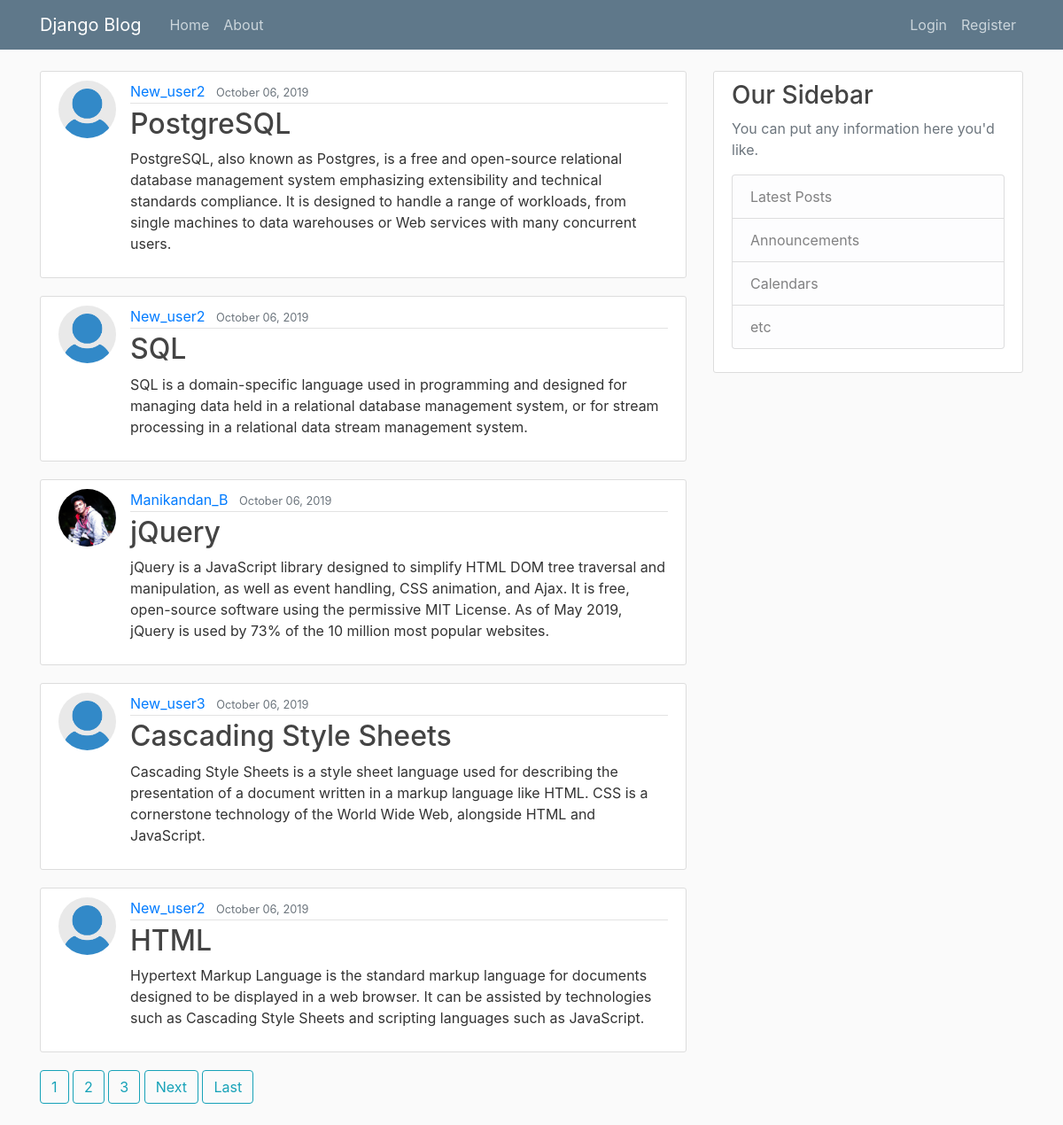
The page / on the database its author committed.
### blog/models.py (models this page shows, shortened)
class Post(models.Model):
    title = models.CharField(max_length=100)
    content = models.TextField()
    date_posted = models.DateTimeField(default = timezone.now)
    author = models.ForeignKey(User, on_delete=models.CASCADE)

### users/models.py (models this page shows, shortened)
class Profile(models.Model):
    user = models.OneToOneField(User, on_delete=models.CASCADE)
    image = models.ImageField(default = 'default.jpg', upload_to='profile_pics')

### blog/views.py (the view)
# urls.py: path('',PostListView.as_view(), name='blog-home'),
class PostListView(ListView):
    model = Post
    template_name = 'blog/home.html'
    context_object_name = 'posts'
    ordering = ['-date_posted']
    paginate_by = 5

### blog/templates/blog/home.html (shortened to what this page needs)
{% extends "blog/base.html" %}
{% block content %}
        {% for post in posts %}
        <article class="media content-section">
            <img class="rounded-circle article-img" src="{{ post.author.profile.image.url }}">
            <div class="media-body">
                <div class="article-metadata">
                    <a class="mr-2" href="{% url 'user-posts' post.author.username %}">{{ post.author }}</a>
                    <small class="text-muted">{{ post.date_posted|date:"F d, Y" }}</small>
                </div>
                  <h2><a class="article-title" href="{% url 'post-detail' post.id %}">{{ post.title }}</a></h2>
                  <p class="article-content">{{ post.content }}</p>
            </div>
        </article>
        {%endfor%}
        {% if is_paginated %}
            {% for num in page_obj.paginator.page_range %}
                {% if page_obj == num %}
                    <a class="btn btn-info mb-4" href="?page={{ num }}">{{ num }}</a>
                {% elif num > page_obj.number|add:'-3'  and  num < page_obj.number|add:'3' %}
                    <a class="btn btn-outline-info mb-4" href="?page={{ num }}">{{ num }}</a>
                {% endif %}
            {% endfor %}
            {% if page_obj.has_next %}
                <a class="btn btn-outline-info mb-4" href ="?page={{ page_obj.next_page_number }}">Next</a>
                <a class="btn btn-outline-info mb-4" href="?page={{ page_obj.paginator.num_pages }}">Last</a>
            {% endif %}
        {% endif %}
{% endblock content %}

### blog/templates/blog/base.html (shortened to what this page needs)
{% load static %}
<!DOCTYPE html>
<html>
    <head>
    <link rel="stylesheet" href="https://stackpath.bootstrapcdn.com/bootstrap/4.3.1/css/bootstrap.min.css">
    <link rel="stylesheet" type="text/css" href="{% static 'blog/main.css'%}">
    </head>
    <body>
                <header class="site-header">
                        <nav class="navbar navbar-expand-md navbar-dark bg-steel fixed-top">
                            <div class="container">
                                <a class="navbar-brand mr-4" href="{% url 'blog-home' %}">Django Blog</a>
                                <div class="collapse navbar-collapse" id="navbarToggle">
                                    <div class="navbar-nav mr-auto">
                                        <a class="nav-item nav-link" href="{% url 'blog-home' %}">Home</a>
                                        <a class="nav-item nav-link" href="{% url 'blog-about' %}">About</a>
                                    </div>
                                    <div class="navbar-nav">
                                      {% if user.is_authenticated %}
                                        <a class="nav-item nav-link" href="{% url 'post-create' %}">New Post</a>
                                        <a class="nav-item nav-link" href="{% url 'profile' %}">Profile</a>
                                        <a class="nav-item nav-link" href="{% url 'logout' %}">Logout</a>
                                      {% else %}
                                        <a class="nav-item nav-link" href="{% url 'login' %}">Login</a>
                                        <a class="nav-item nav-link" href="{% url 'register' %}">Register</a>
                                      {% endif %}
                                    </div>
                                </div>
                            </div>
                        </nav>
                </header>
                <main role="main" class="container">
                        <div class="row">
                          <div class="col-md-8">
                            {% block content %}{% endblock %}
                          </div>
                          <div class="col-md-4">
                            <div class="content-section">
                              <h3>Our Sidebar</h3>
                              <p class='text-muted'>You can put any information here you'd like.
                                <ul class="list-group">
                                  <li class="list-group-item list-group-item-light">Latest Posts</li>
                                  <li class="list-group-item list-group-item-light">Announcements</li>
                                  <li class="list-group-item list-group-item-light">Calendars</li>
                                  <li class="list-group-item list-group-item-light">etc</li>
                                </ul>
                              </p>
                            </div>
                          </div>
                        </div>
                    </main>
    </body>
</html>

### blog/static/blog/main.css (style rules this page uses)
body { background: #fafafa; color: #333333; margin-top: 5rem; }
h1, h2, h3, h4, h5, h6 { color: #444444; }
ul { margin: 0; }
.bg-steel { background-color: #5f788a; }
.site-header .navbar-nav .nav-link { color: #cbd5db; }
.content-section { background: #ffffff; padding: 10px 20px; border: 1px solid #dddddd; border-radius: 3px; margin-bottom: 20px; }
.article-title { color: #444444; }
.article-content { white-space: pre-line; }
.article-img { height: 65px; width: 65px; margin-right: 16px; }
.article-metadata { padding-bottom: 1px; margin-bottom: 4px; border-bottom: 1px solid #e3e3e3 }

### rows shown on the page
Post: author.profile.image (placeholder picture), author "New_user2", date_posted "October 06, 2019", title "PostgreSQL", content "PostgreSQL, also known as Postgres, is a free and open-source relational database management system emphasizing extensibility and technical standards compliance. It is designed to handle a range of workloads, from single machines to data warehouses or Web services with many concurrent users."
Post: author.profile.image (placeholder picture), author "New_user2", date_posted "October 06, 2019", title "SQL", content "SQL is a domain-specific language used in programming and designed for managing data held in a relational database management system, or for stream processing in a relational data stream management system."
Post: author.profile.image (picture), author "Manikandan_B", date_posted "October 06, 2019", title "jQuery", content "jQuery is a JavaScript library designed to simplify HTML DOM tree traversal and manipulation, as well as event handling, CSS animation, and Ajax. It is free, open-source software using the permissive MIT License. As of May 2019, jQuery is used by 73% of the 10 million most popular websites."
Post: author.profile.image (placeholder picture), author "New_user3", date_posted "October 06, 2019", title "Cascading Style Sheets", content "Cascading Style Sheets is a style sheet language used for describing the presentation of a document written in a markup language like HTML. CSS is a cornerstone technology of the World Wide Web, alongside HTML and JavaScript."
Post: author.profile.image (placeholder picture), author "New_user2", date_posted "October 06, 2019", title "HTML", content "Hypertext Markup Language is the standard markup language for documents designed to be displayed in a web browser. It can be assisted by technologies such as Cascading Style Sheets and scripting languages such as JavaScript."

### other values the page prints
{{ num }} "1" "2" "3"
